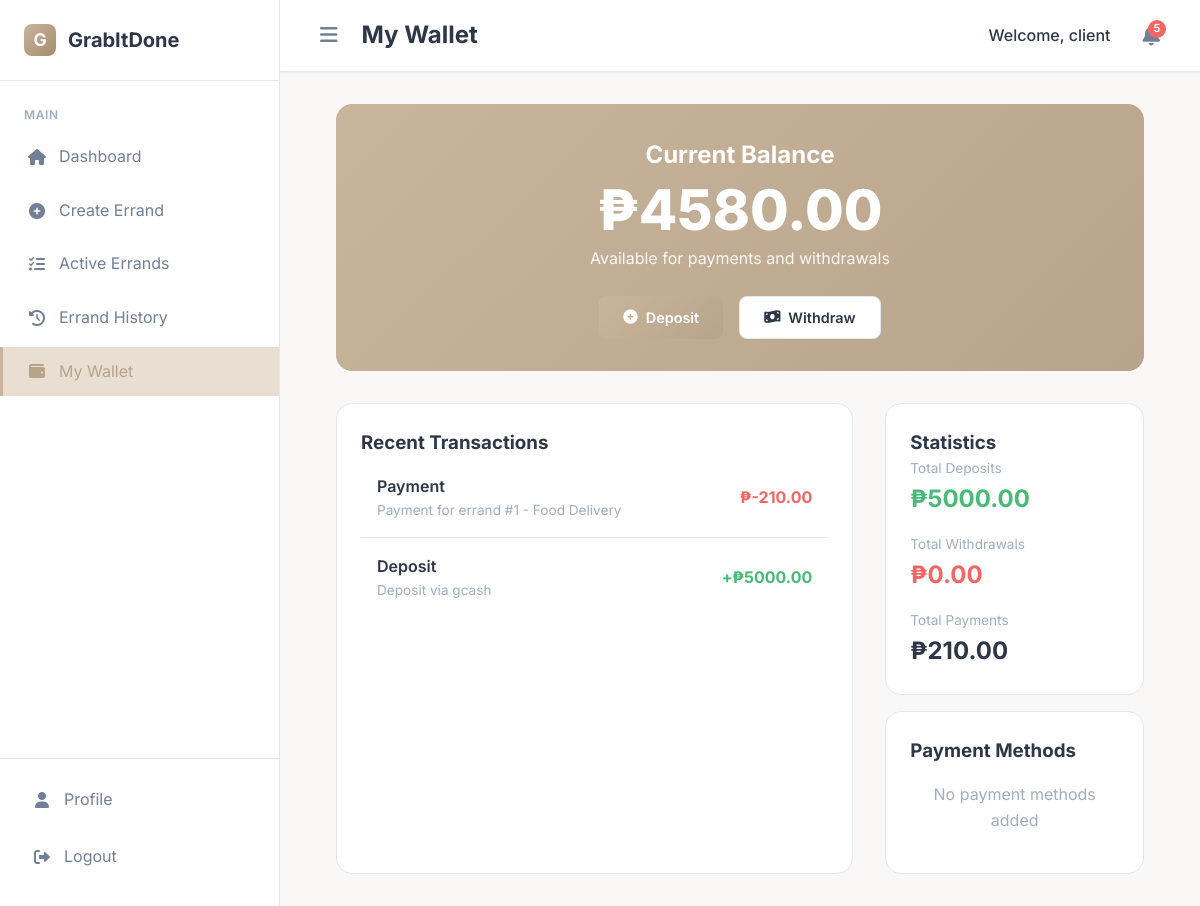
The app's page /wallet (signed in) with its own data.
### app/models.py (models this page shows, shortened)
class User(db.Model):
    id = db.Column(db.Integer, primary_key=True)
    username = db.Column(db.String(80), unique=True, nullable=False)
    email = db.Column(db.String(120), unique=True, nullable=False)
    password_hash = db.Column(db.String(200), nullable=False)
    role = db.Column(db.String(20), nullable=False)  # client, runner, admin
    first_name = db.Column(db.String(50))
    last_name = db.Column(db.String(50))
    phone = db.Column(db.String(20))
    barangay = db.Column(db.String(100))
    address = db.Column(db.Text)
    bio = db.Column(db.Text)
    vehicle_type = db.Column(db.String(50))
    available_hours = db.Column(db.String(100))
    verified = db.Column(db.Boolean, default=False)
    verification_requested = db.Column(db.Boolean, default=False)
    verification_status = db.Column(db.String(20), default='not_requested')
    last_verification_date = db.Column(db.DateTime)
    rejection_reason = db.Column(db.Text, nullable=True)
    is_active = db.Column(db.Boolean, default=True)
    created_at = db.Column(db.DateTime, default=datetime.utcnow)
    wallet_balance = db.Column(db.Float, default=0.0)
    total_earnings = db.Column(db.Float, default=0.0)  # For runners
    total_spent = db.Column(db.Float, default=0.0)     # For clients
    created_errands = db.relationship('Errand', foreign_keys='Errand.client_id', backref='user_client', lazy=True)
    accepted_errands = db.relationship('Errand', foreign_keys='Errand.runner_id', backref='user_runner', lazy=True)
    client_payments = db.relationship('Payment', foreign_keys='Payment.client_id', backref='payment_client_user', lazy=True)
    runner_payments = db.relationship('Payment', foreign_keys='Payment.runner_id', backref='payment_runner_user', lazy=True)
    wallet_transactions = db.relationship('WalletTransaction', backref='transaction_user', lazy=True)
    user_payment_methods = db.relationship('PaymentMethod', backref='method_owner', lazy=True)
    user_wallet = db.relationship('Wallet', backref='wallet_owner_user', uselist=False)

class WalletTransaction(db.Model):
    id = db.Column(db.Integer, primary_key=True)
    user_id = db.Column(db.Integer, db.ForeignKey('user.id'), nullable=False)
    wallet_id = db.Column(db.Integer, db.ForeignKey('wallet.id'), nullable=False)
    transaction_type = db.Column(db.String(50), nullable=False)  # deposit, withdrawal, payment, refund, earnings
    amount = db.Column(db.Float, nullable=False)
    balance_before = db.Column(db.Float, nullable=False)
    balance_after = db.Column(db.Float, nullable=False)
    description = db.Column(db.Text)
    reference_id = db.Column(db.String(100))  # payment_id, errand_id, or external reference
    status = db.Column(db.String(20), default='completed')  # pending, completed, failed, refunded
    created_at = db.Column(db.DateTime, default=datetime.utcnow)

### app/routes.py (the view, shortened to what this page needs)
@bp.route('/wallet')
@login_required()
def wallet():
    user = User.query.get(session['user_id'])
    wallet = Wallet.query.filter_by(user_id=user.id).first()
    if not wallet:
        wallet = Wallet(user_id=user.id, balance=user.wallet_balance or 0.0)
        db.session.add(wallet)
        db.session.commit()
    transactions = WalletTransaction.query.filter(
        WalletTransaction.user_id == session['user_id']
    ).filter(
        ~(
            (WalletTransaction.transaction_type.in_(['refund_request', 'refund'])) &
            (WalletTransaction.status == 'pending')
        )
    ).order_by(WalletTransaction.created_at.desc()).limit(50).all()
    payment_methods = PaymentMethod.query.filter_by(
        user_id=session['user_id']
    ).all()
    return render_template('wallet/wallet.html',
                        user=user,
                        transactions=transactions,
                        payment_methods=payment_methods,
                        wallet=wallet)

### app/routes.py (called while the page is built)
def validate_session():
    if 'user_id' not in session:
        return False
    session_hash = session.get('session_id')
    cookie_session = request.cookies.get('user_session')
    if not session_hash or not cookie_session:
        return False
    expected_cookie = f"{session['user_id']}_{session_hash}"
    return cookie_session == expected_cookie

### app/templates/wallet/wallet.html (shortened to what this page needs)
{% extends 'base.html' %}
{% block header_title %}My Wallet{% endblock %}
{% block content %}
<div class="wallet-container">
    <div class="wallet-header">
        <h2 style="margin: 0; font-size: 1.5rem;">Current Balance</h2>
        <div class="wallet-balance">₱{{ "%.2f"|format(user.wallet_balance) }}</div>
        <p style="opacity: 0.9; margin: 0.5rem 0;">Available for payments and withdrawals</p>
        <div class="wallet-actions">
            {% if user.role != 'runner' %}
            <button class="btn btn-primary" onclick="openModal('depositModal')">
                <i class="fas fa-plus-circle"></i> Deposit
            </button>
            {% endif %}
            <button class="btn btn-secondary" onclick="openModal('withdrawModal')">
                <i class="fas fa-money-bill-wave"></i> Withdraw
            </button>
        </div>
    </div>
    <div class="transaction-grid">
        <div class="transaction-card">
            <h3 style="margin-top: 0;">Recent Transactions</h3>
            <div class="transaction-list">
                {% if transactions %}
                    {% for transaction in transactions %}
                    <div class="transaction-item">
                        <div>
                            <div class="transaction-type">{{ transaction.transaction_type }}</div>
                            <div style="font-size: 0.85rem; color: var(--text-muted);">
                                {{ transaction.description or transaction.created_at.strftime('%Y-%m-%d %H:%M') }}
                            </div>
                        </div>
                        <div class="transaction-amount {% if transaction.amount > 0 %}amount-positive{% else %}amount-negative{% endif %}">
                            {% if transaction.amount > 0 %}+{% endif %}₱{{ "%.2f"|format(transaction.amount) }}
                        </div>
                    </div>
                    {% endfor %}
                {% else %}
                    <div style="text-align: center; padding: 2rem; color: var(--text-muted);">
                        <i class="fas fa-exchange-alt" style="font-size: 3rem; margin-bottom: 1rem;"></i>
                        <p>No transactions yet</p>
                    </div>
                {% endif %}
            </div>
        </div>
        <div>
            <div class="transaction-card">
                <h3 style="margin-top: 0;">Statistics</h3>
                <div style="display: grid; gap: 1rem;">
                    <div>
                        <div style="font-size: 0.85rem; color: var(--text-muted);">Total Deposits</div>
                        <div style="font-size: 1.5rem; font-weight: 700; color: var(--success);">
                            ₱{{ "%.2f"|format(transactions|selectattr('transaction_type', 'equalto', 'deposit')|map(attribute='amount')|sum|default(0)) }}
                        </div>
                    </div>
                    <div>
                        <div style="font-size: 0.85rem; color: var(--text-muted);">Total Withdrawals</div>
                        <div style="font-size: 1.5rem; font-weight: 700; color: var(--error);">
                            ₱{{ "%.2f"|format(transactions|selectattr('transaction_type', 'equalto', 'withdrawal')|map(attribute='amount')|sum|default(0)|abs) }}
                        </div>
                    </div>
                    <div>
                        <div style="font-size: 0.85rem; color: var(--text-muted);">Total Payments</div>
                        <div style="font-size: 1.5rem; font-weight: 700;">
                            ₱{{ "%.2f"|format(transactions|selectattr('transaction_type', 'equalto', 'payment')|map(attribute='amount')|sum|default(0)|abs) }}
                        </div>
                    </div>
                </div>
            </div>
            <div class="transaction-card" style="margin-top: 1rem;">
                <h3 style="margin-top: 0;">Payment Methods</h3>
                {% if payment_methods %}
                    {% for method in payment_methods %}
                    <div style="padding: 0.75rem; background: var(--background); border-radius: var(--radius); margin-bottom: 0.5rem;">
                        <div style="font-weight: 600;">{{ method.provider }}</div>
                        <div style="font-size: 0.85rem; color: var(--text-muted);">{{ method.account_number }}</div>
                    </div>
                    {% endfor %}
                {% else %}
                    <div style="text-align: center; padding: 1rem; color: var(--text-muted);">
                        <p>No payment methods added</p>
                    </div>
                {% endif %}
            </div>
        </div>
    </div>
</div>
{% endblock %}

### app/templates/base.html (style rules this page uses)
:root { --primary: #C9B59C; --primary-dark: #B8A48B; --primary-light: #E8DED1; --secondary: #D9CFC7; --accent: #A58C6D; --background: #F9F8F6; --surface: #FFFFFF; --text-primary: #2D3748; --text-secondary: #718096; --text-muted: #A0AEC0; --border: #E2E8F0; --success: #48BB78; --warning: #ED8936; --error: #F56565; --info: #4299E1; --shadow-sm: 0 1px 2px 0 rgba(0, 0, 0, 0.05); --shadow: 0 1px 3px 0 rgba(0, 0, 0, 0.1), 0 1px 2px 0 rgba(0, 0, 0, 0.06); --shadow-md: 0 4px 6px -1px rgba(0, 0, 0, 0.1), 0 2px 4px -1px rgba(0, 0, 0, 0.06); --shadow-lg: 0 10px 15px -3px rgba(0, 0, 0, 0.1), 0 4px 6px -2px rgba(0, 0, 0, 0.05); --radius: 8px; --radius-lg: 16px; --sidebar-width: 280px; --sidebar-width-collapsed: 70px; }
* { margin: 0; padding: 0; box-sizing: border-box; }
body { font-family: 'Inter', sans-serif; line-height: 1.6; color: var(--text-primary); background: var(--background); min-height: 100vh; }
.btn { display: inline-flex; align-items: center; justify-content: center; gap: 0.5rem; padding: 0.75rem 1.5rem; border: none; border-radius: var(--radius); font-weight: 600; font-size: 0.9rem; text-decoration: none; cursor: pointer; font-family: inherit; }
.btn-primary { background: linear-gradient(135deg, var(--primary), var(--primary-dark)); color: white; }
.btn-secondary { background: var(--surface); color: var(--text-primary); border: 1px solid var(--border); }

### app/templates/wallet/wallet.html (style rules this page uses)
.wallet-container { max-width: 1200px; margin: 0 auto; padding: 0 1.5rem; }
.wallet-header { background: linear-gradient(135deg, var(--primary), var(--primary-dark)); color: white; padding: 2rem; border-radius: var(--radius-lg); margin-bottom: 2rem; text-align: center; }
.wallet-balance { font-size: 3.5rem; font-weight: 800; margin: 0.5rem 0; line-height: 1; }
.wallet-actions { display: flex; gap: 1rem; justify-content: center; margin-top: 1.5rem; }
.transaction-grid { display: grid; grid-template-columns: 2fr 1fr; gap: 2rem; margin-top: 2rem; }
.transaction-card { background: var(--surface); border-radius: var(--radius-lg); padding: 1.5rem; border: 1px solid var(--border); }
.transaction-list { max-height: 500px; overflow-y: auto; }
.transaction-item { padding: 1rem; border-bottom: 1px solid var(--border); display: flex; justify-content: space-between; align-items: center; }
.transaction-item:last-child { border-bottom: none; }
.transaction-type { font-weight: 600; text-transform: capitalize; }
.transaction-amount { font-weight: 700; }
.amount-positive { color: var(--success); }
.amount-negative { color: var(--error); }

### records on screen
User: wallet_balance "4580.00"
WalletTransaction: amount "-210.00"
WalletTransaction: amount "5000.00"

### other values on screen
{{ session.get('username') }} "client"
{{ unread_notification_count }} "5"
